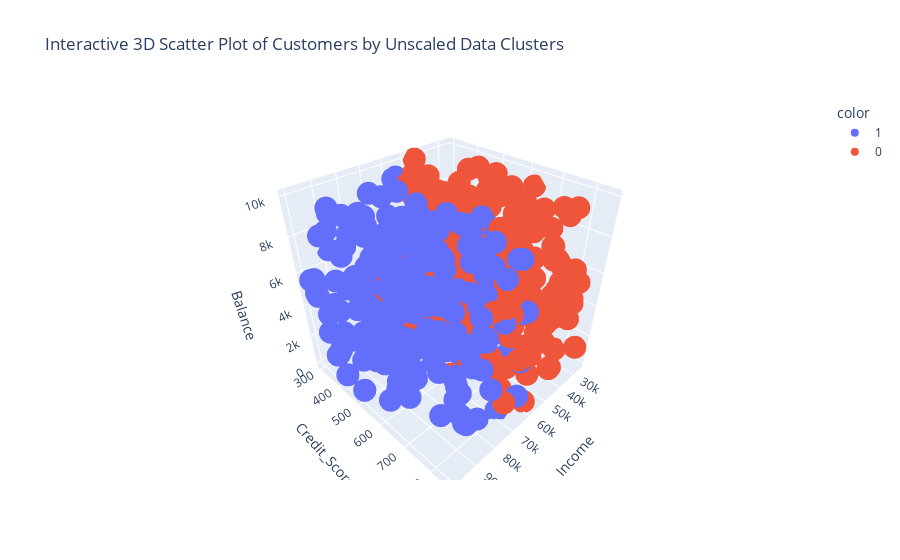

Here is the notebook cell this chart was saved with:
### Code cell
# UNSCALED DATA
import plotly.express as px

# Define the columns for the 3D scatter plot
x_col = 'Income'
y_col = 'Credit_Score'
z_col = 'Balance'

# Create an interactive 3D scatter plot using Plotly Express
fig = px.scatter_3d(df,
                    x=x_col,
                    y=y_col,
                    z=z_col,
                    color=df['Cluster_Unscaled'].astype(str), # Color points by Unscaled Data cluster, explicitly as string for discrete colors
                    title='Interactive 3D Scatter Plot of Customers by Unscaled Data Clusters')

fig.show()

### Figure 1 — Plotly figure (JSON) as saved in the notebook; plotly's stock layout.template omitted (floating-point values rounded to 4 significant figures; data arrays with more than 128 entries replaced by an {"elided": "..."} marker saying what was removed)
{"data": [{"hovertemplate": "color=1<br>Income=%{x}<br>Credit_Score=%{y}<br>Balance=%{z}<extra></extra>", "legendgroup": "1", "marker": {"color": "#636efa", "symbol": "circle"}, "mode": "markers", "name": "1", "scene": "scene", "showlegend": true, "type": "scatter3d", "x": {"elided": "242 float values"}, "y": {"elided": "242 int values"}, "z": {"elided": "242 float values"}}, {"hovertemplate": "color=0<br>Income=%{x}<br>Credit_Score=%{y}<br>Balance=%{z}<extra></extra>", "legendgroup": "0", "marker": {"color": "#EF553B", "symbol": "circle"}, "mode": "markers", "name": "0", "scene": "scene", "showlegend": true, "type": "scatter3d", "x": {"elided": "258 float values"}, "y": {"elided": "258 int values"}, "z": {"elided": "258 float values"}}], "layout": {"legend": {"title": {"text": "color"}, "tracegroupgap": 0}, "scene": {"domain": {"x": [0, 1], "y": [0, 1]}, "xaxis": {"title": {"text": "Income"}}, "yaxis": {"title": {"text": "Credit_Score"}}, "zaxis": {"title": {"text": "Balance"}}}, "title": {"text": "Interactive 3D Scatter Plot of Customers by Unscaled Data Clusters"}}}
